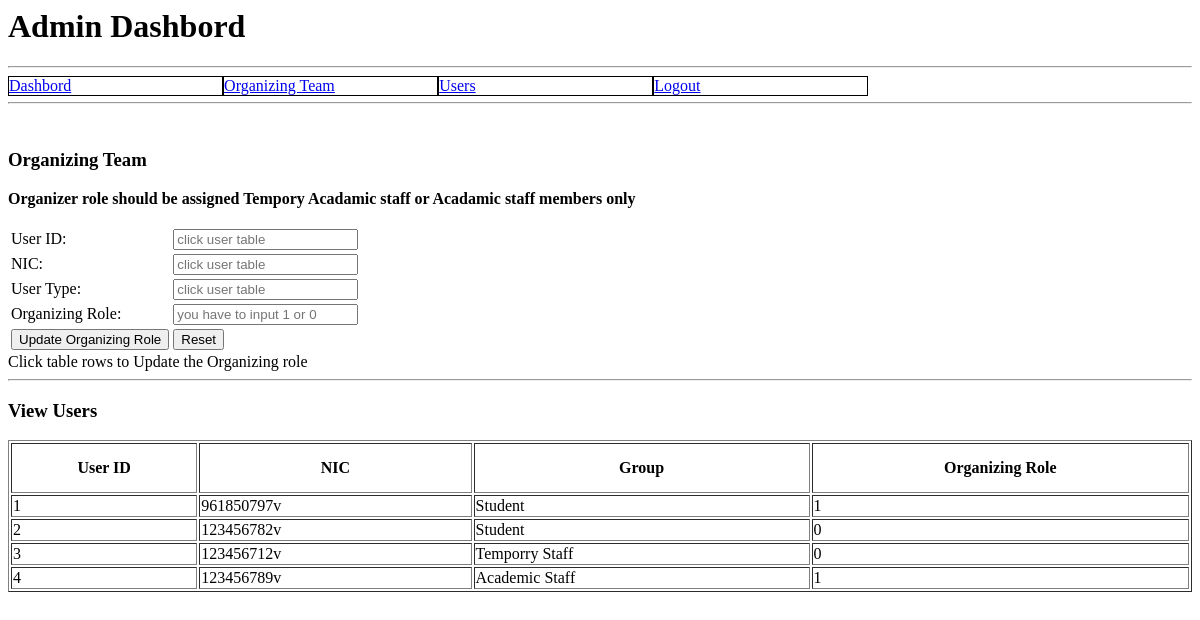
The page /admin/organizingTeam.php (signed in) on the database as committed earlier.
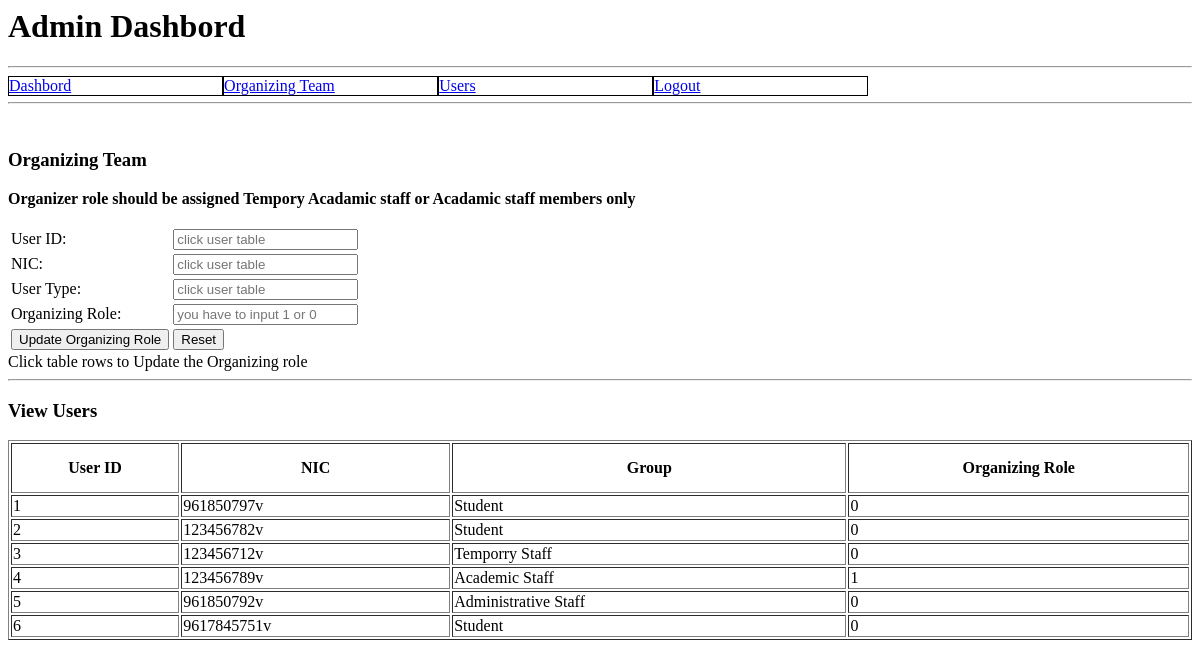
The same page on the database as committed later.
### tables this page shows
CREATE TABLE `users` (
  `userID` int(11) NOT NULL,
  `firstName` varchar(30) NOT NULL,
  `lastName` varchar(30) NOT NULL,
  `perferredName` varchar(30) NOT NULL,
  `dateOfBirthday` date NOT NULL,
  `officialEmail` varchar(50) NOT NULL,
  `personalEmail` varchar(50) DEFAULT NULL,
  `mobile` varchar(20) NOT NULL,
  `facebookLink` varchar(100) NOT NULL,
  `designaion` varchar(30) DEFAULT NULL,
  `nic` varchar(20) NOT NULL,
  `studentNo` varchar(20) DEFAULT NULL,
  `foodPreference` varchar(20) NOT NULL,
  `note` varchar(200) NOT NULL,
  `userType` varchar(30) NOT NULL,
  `password` varchar(100) NOT NULL,
  `organizingRole` tinyint(1) NOT NULL
);

### admin/php_action/viewUsersRole.php (the view, shortened to what this page needs)
<?php
                $dbobj=new dbconnect();
	            $con=$dbobj->getcon();
			$query = "SELECT * FROM users;";
			$exec = mysqli_query($con,$query);
			if($exec){
				$nor =  mysqli_num_rows($exec);
				if($nor>0)
				{
					echo "<table id='tableUsersRole' border=1 width=100%>
						<tr>
							<th height=50px >User ID</th>
							<th>NIC</th>
							<th>Group</th>
                            <th>Organizing Role</th>
						</tr>";
					while($record = mysqli_fetch_array($exec))
					{
						echo "<tr>
							<td>".$record["userID"]."</td>
							<td>".$record["nic"]."</td>
							<td>".$record["userType"]."</td>
                            <td>".$record["organizingRole"]."</td>
						</tr>";
					}
					echo "</table>";
				}
				else
				{
					echo "User DB Empty! ".mysqli_error($con);
				}
			}
			else{
				echo "User DB could not be Found! ".mysqli_error($con);
			}
		?>

Rows that differ between the two databases and show on the page:
changed users id 1: organizingRole "1" → "0"
added users: userID "5", nic "961850792v", userType "Administrative Staff", organizingRole "0"
added users: userID "6", nic "9617845751v", userType "Student", organizingRole "0"
